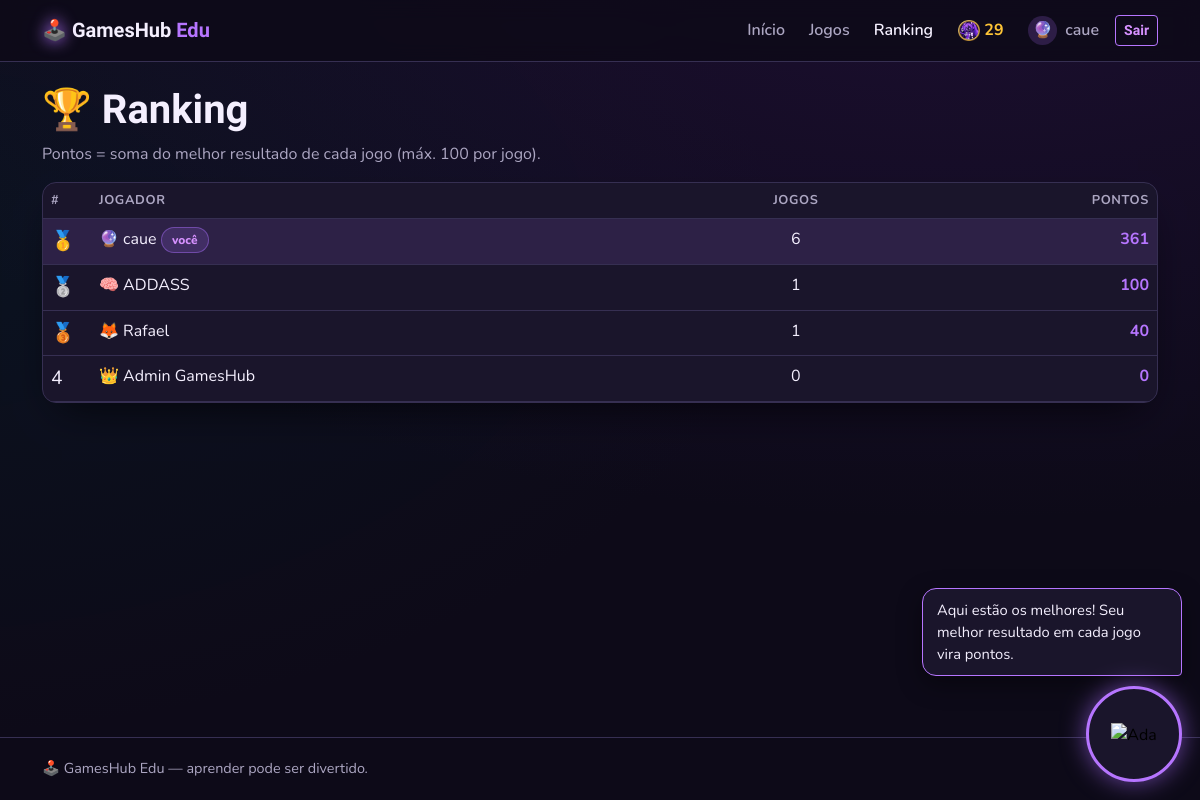
The page /ranking (signed in) on the database its author committed.
### tables this page shows
CREATE TABLE usuarios (
    id INTEGER PRIMARY KEY AUTOINCREMENT,
    nome TEXT NOT NULL,
    email TEXT NOT NULL UNIQUE,
    senha_hash TEXT NOT NULL,
    avatar TEXT NOT NULL DEFAULT '🎮',
    criado_em TEXT NOT NULL DEFAULT CURRENT_TIMESTAMP
, moedas INTEGER NOT NULL DEFAULT 0, moedas_totais INTEGER NOT NULL DEFAULT 0, skin TEXT NOT NULL DEFAULT 'padrao', skin_ada TEXT NOT NULL DEFAULT 'padrao', avatar_imagem TEXT);

### app.py (the view)
@app.route("/ranking")
def ranking():
    linhas = get_db().execute(SQL_RANKING).fetchall()
    return render_template("ranking.html", ranking=linhas)

### app.py (called while the page is built)
@app.before_request
def carregar_usuario():
    uid = session.get("usuario_id")
    g.usuario = None
    if uid:
        g.usuario = get_db().execute("SELECT * FROM usuarios WHERE id = ?", (uid,)).fetchone()
        if g.usuario is None:
            session.clear()

### database.py (called while the page is built)
def get_db():
    if "db" not in g:
        g.db = sqlite3.connect(DB_PATH)
        g.db.row_factory = sqlite3.Row
        g.db.execute("PRAGMA foreign_keys = ON")
    return g.db

### templates/ranking.html (shortened to what this page needs)
{% extends "base.html" %}
{% block conteudo %}
<h1 class="titulo-secao">🏆 Ranking</h1>
<p class="texto-suave">Pontos = soma do melhor resultado de cada jogo (máx. 100 por jogo).</p>
{% if ranking %}
<div class="cartao p-0 overflow-hidden">
  <table class="table tabela mb-0">
    <thead><tr><th>#</th><th>Jogador</th><th class="text-center">Jogos</th><th class="text-end">Pontos</th></tr></thead>
    <tbody>
      {% for r in ranking %}
      <tr class="{% if g.usuario and r.id == g.usuario.id %}eu{% endif %}">
        <td class="posicao">{% if loop.index == 1 %}🥇{% elif loop.index == 2 %}🥈{% elif loop.index == 3 %}🥉{% else %}{{ loop.index }}{% endif %}</td>
        <td>{% if r.avatar_imagem %}<img class="avatar-ranking" src="{{ url_for('servir_avatar_imagem', filename=r.avatar_imagem) }}" alt="">{% else %}{{ r.avatar }}{% endif %} {{ r.nome }}{% if g.usuario and r.id == g.usuario.id %} <span class="selo">você</span>{% endif %}</td>
        <td class="text-center">{{ r.jogos_jogados }}</td>
        <td class="text-end fw-bold text-primary-neon">{{ r.pontos }}</td>
      </tr>
      {% endfor %}
    </tbody>
  </table>
</div>
{% else %}
  <div class="cartao text-center">Ninguém jogou ainda. <a href="{{ url_for('jogos') }}">Seja o primeiro!</a></div>
{% endif %}
{% endblock %}

### templates/base.html (shortened to what this page needs)
<!doctype html>
<html lang="pt-BR">
<head>
  <link href="https://cdn.jsdelivr.net/npm/bootstrap@5.3.3/dist/css/bootstrap.min.css" rel="stylesheet">
  <link rel="stylesheet" href="{{ url_for('static', filename='css/style.css') }}">
</head>
<body>
  <nav class="navbar navbar-expand-md navbar-dark site-nav sticky-top">
    <div class="container">
      <a class="navbar-brand logo" href="{{ url_for('index') }}"><span class="logo-icone">🕹️</span> GamesHub <span class="text-primary-neon">Edu</span></a>
      <div class="collapse navbar-collapse" id="menu">
        <ul class="navbar-nav ms-auto align-items-md-center gap-md-2">
          {% set atual = request.endpoint %}
          <li class="nav-item"><a class="nav-link {% if atual == 'index' %}active{% endif %}" href="{{ url_for('index') }}">Início</a></li>
          <li class="nav-item"><a class="nav-link {% if atual in ['jogos', 'jogo'] %}active{% endif %}" href="{{ url_for('jogos') }}">Jogos</a></li>
          <li class="nav-item"><a class="nav-link {% if atual == 'ranking' %}active{% endif %}" href="{{ url_for('ranking') }}">Ranking</a></li>
          {% if g.usuario and atual != 'jogo' %}
            <li class="nav-item moedas-nav" title="{{ g.usuario.moedas }} moedas"><img class="moeda-icone" src="{{ url_for('static', filename='img/ada/moeda.png') }}" alt="Moedas"><strong>{{ g.usuario.moedas }}</strong></li>
          {% endif %}
          {% if g.usuario %}
            <li class="nav-item"><a class="nav-link {% if atual and atual.startswith('perfil') %}active{% endif %}" href="{{ url_for('perfil') }}"><span class="avatar-nav skin-{{ g.usuario.skin }}">{% if g.usuario.avatar_imagem %}<img src="{{ url_for('servir_avatar_imagem', filename=g.usuario.avatar_imagem) }}" alt="">{% else %}{{ g.usuario.avatar }}{% endif %}</span> {{ g.usuario.nome }}</a></li>
            <li class="nav-item"><a class="btn btn-sm btn-outline-neon" href="{{ url_for('logout') }}">Sair</a></li>
          {% else %}
            <li class="nav-item"><a class="nav-link" href="{{ url_for('login') }}">Entrar</a></li>
            <li class="nav-item"><a class="btn btn-sm btn-game" href="{{ url_for('cadastro') }}">Criar conta</a></li>
          {% endif %}
        </ul>
      </div>
    </div>
  </nav>
  <main class="container py-4">
    {% block conteudo %}{% endblock %}
  </main>
  <footer class="rodape">
    <div class="container d-flex flex-wrap justify-content-between gap-2">
      <span>🕹️ GamesHub Edu — aprender pode ser divertido.</span>
    </div>
  </footer>
  {% include "_ada.html" %}
</body>
</html>

### static/css/style.css (style rules this page uses)
:root { --fundo: oklch(0.155 0.03 292); --superficie: oklch(0.19 0.035 292); --cartao: oklch(0.215 0.042 292); --texto: oklch(0.96 0.02 300); --suave: oklch(0.74 0.04 295); --primaria: oklch(0.7 0.22 300); --primaria-escura: oklch(0.42 0.17 295); --brilho: oklch(0.78 0.2 305); --acento: oklch(0.33 0.09 295); --borda: oklch(0.33 0.06 292); --sucesso: oklch(0.84 0.17 160); --aviso: oklch(0.85 0.16 85); --perigo: oklch(0.66 0.21 18); --escuro: oklch(0.14 0.03 292); --raio: 0.875rem; --sombra-neon: 0 0 0 1px oklch(0.7 0.22 300 / .5), 0 0 24px -4px oklch(0.7 0.22 300 / .55); }
body { background: radial-gradient(1200px 600px at 80% -10%, oklch(0.3 0.12 300 / .35), transparent), radial-gradient(900px 500px at -10% 30%, oklch(0.3 0.1 200 / .18), transparent), var(--fundo); color: var(--texto); font-family: "Nunito", system-ui, sans-serif; min-height: 100vh; display: flex; flex-direction: column; }
main { flex: 1; }
h1, h2, h3, .logo, .titulo-secao, .display-titulo, .btn, .estat strong { font-family: "Chakra Petch", sans-serif; }
a { color: var(--brilho); }
.texto-suave { color: var(--suave) !important; }
.text-primary-neon { color: var(--primaria) !important; }
.site-nav { background: oklch(0.155 0.03 292 / .85); backdrop-filter: blur(10px); border-bottom: 1px solid var(--borda); }
.site-nav .nav-link { color: var(--suave); font-weight: 600; }
.site-nav .nav-link.active, .site-nav .nav-link:hover { color: var(--texto); }
.logo { font-weight: 700; color: var(--texto) !important; }
.logo-icone { filter: drop-shadow(0 0 8px var(--primaria)); }
.titulo-secao { font-weight: 700; }
.selo { display: inline-block; padding: .2rem .65rem; border-radius: 999px; font-size: .75rem; font-weight: 800; background: oklch(0.7 0.22 300 / .15); color: var(--brilho); border: 1px solid oklch(0.7 0.22 300 / .4); }
.cartao { background: var(--cartao); border: 1px solid var(--borda); border-radius: var(--raio); padding: 1.25rem; color: var(--texto); box-shadow: 0 18px 40px -20px oklch(0.05 0.03 290 / .9); }
.btn-outline-neon { border: 1px solid var(--primaria); color: var(--brilho); background: transparent; font-weight: 600; }
.tabela { --bs-table-bg: transparent; --bs-table-color: var(--texto); --bs-table-border-color: var(--borda); }
.tabela th { color: var(--suave); font-size: .8rem; text-transform: uppercase; letter-spacing: .05em; }
.tabela tr.eu td { background: oklch(0.7 0.22 300 / .12); }
.posicao { font-size: 1.2rem; width: 3rem; }
.avatar-nav { display: inline-grid; place-items: center; width: 1.8rem; height: 1.8rem; margin-right: .25rem; border-radius: 50%; }
.skin-neon { background-color: oklch(0.7 0.22 300 / .18); }
.moedas-nav { display: inline-flex; align-items: center; gap: .3rem; padding: .35rem .55rem; color: var(--aviso); }
.moeda-icone { width: 1.35rem; height: 1.35rem; object-fit: contain; }
.rodape { border-top: 1px solid var(--borda); padding: 1.25rem 0; color: var(--suave); font-size: .9rem; }

### rows shown on the page
usuarios: usuario.moedas "29", usuario.avatar "🔮", usuario.nome "caue", avatar "🔮", nome "caue", shows "você", jogos_jogados "6", pontos "361"
usuarios: avatar "🧠", nome "ADDASS", jogos_jogados "1", pontos "100"
usuarios: avatar "🦊", nome "Rafael", jogos_jogados "1", pontos "40"
usuarios: avatar "👑", nome "Admin GamesHub", jogos_jogados "0", pontos "0"
